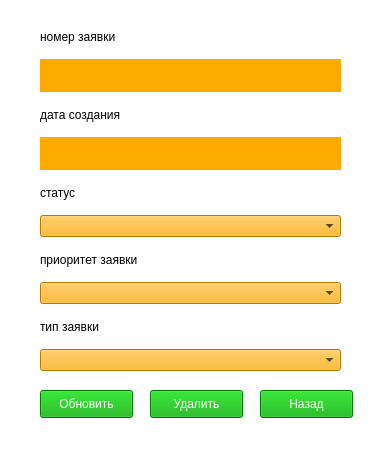
<?xml version="1.0" encoding="UTF-8"?>
<ui version="4.0">
 <class>UpdateReqForm</class>
 <widget class="QWidget" name="UpdateReqForm">
  <property name="geometry">
   <rect>
    <x>0</x>
    <y>0</y>
    <width>379</width>
    <height>449</height>
   </rect>
  </property>
  <property name="windowTitle">
   <string>Заявка</string>
  </property>
  <property name="styleSheet">
   <string notr="true">background-color: rgb(255, 255, 255);</string>
  </property>
  <widget class="QPushButton" name="update_pushButton">
   <property name="geometry">
    <rect>
     <x>40</x>
     <y>390</y>
     <width>93</width>
     <height>28</height>
    </rect>
   </property>
   <property name="styleSheet">
    <string notr="true">background-color: rgb(0, 170, 0);
color: rgb(255, 255, 255);</string>
   </property>
   <property name="text">
    <string>Обновить</string>
   </property>
  </widget>
  <widget class="QPushButton" name="back_pushButton_2">
   <property name="geometry">
    <rect>
     <x>260</x>
     <y>390</y>
     <width>93</width>
     <height>28</height>
    </rect>
   </property>
   <property name="styleSheet">
    <string notr="true">background-color: rgb(0, 170, 0);
color: rgb(255, 255, 255);</string>
   </property>
   <property name="text">
    <string>Назад</string>
   </property>
  </widget>
  <widget class="QPushButton" name="delete_pushButton_2">
   <property name="geometry">
    <rect>
     <x>150</x>
     <y>390</y>
     <width>93</width>
     <height>28</height>
    </rect>
   </property>
   <property name="styleSheet">
    <string notr="true">background-color: rgb(0, 170, 0);
color: rgb(255, 255, 255);</string>
   </property>
   <property name="text">
    <string>Удалить</string>
   </property>
  </widget>
  <widget class="QWidget" name="">
   <property name="geometry">
    <rect>
     <x>40</x>
     <y>20</y>
     <width>301</width>
     <height>351</height>
    </rect>
   </property>
   <layout class="QVBoxLayout" name="verticalLayout">
    <item>
     <widget class="QLabel" name="label">
      <property name="text">
       <string>номер заявки</string>
      </property>
     </widget>
    </item>
    <item>
     <widget class="QLabel" name="num_req_label_2">
      <property name="styleSheet">
       <string notr="true">background-color: rgb(255, 170, 0);</string>
      </property>
      <property name="text">
       <string/>
      </property>
     </widget>
    </item>
    <item>
     <widget class="QLabel" name="label_3">
      <property name="text">
       <string>дата создания</string>
      </property>
     </widget>
    </item>
    <item>
     <widget class="QLabel" name="date_req_label_4">
      <property name="styleSheet">
       <string notr="true">background-color: rgb(255, 170, 0);</string>
      </property>
      <property name="text">
       <string/>
      </property>
     </widget>
    </item>
    <item>
     <widget class="QLabel" name="label_4">
      <property name="text">
       <string>статус</string>
      </property>
     </widget>
    </item>
    <item>
     <widget class="QComboBox" name="status_comboBox">
      <property name="styleSheet">
       <string notr="true">background-color: rgb(255, 170, 0);</string>
      </property>
     </widget>
    </item>
    <item>
     <widget class="QLabel" name="label_2">
      <property name="text">
       <string>приоритет заявки</string>
      </property>
     </widget>
    </item>
    <item>
     <widget class="QComboBox" name="priority_comboBox_2">
      <property name="styleSheet">
       <string notr="true">background-color: rgb(255, 170, 0);</string>
      </property>
     </widget>
    </item>
    <item>
     <widget class="QLabel" name="label_5">
      <property name="text">
       <string>тип заявки</string>
      </property>
     </widget>
    </item>
    <item>
     <widget class="QComboBox" name="type_req_comboBox_3">
      <property name="styleSheet">
       <string notr="true">background-color: rgb(255, 170, 0);</string>
      </property>
     </widget>
    </item>
   </layout>
  </widget>
 </widget>
 <resources/>
 <connections/>
</ui>
